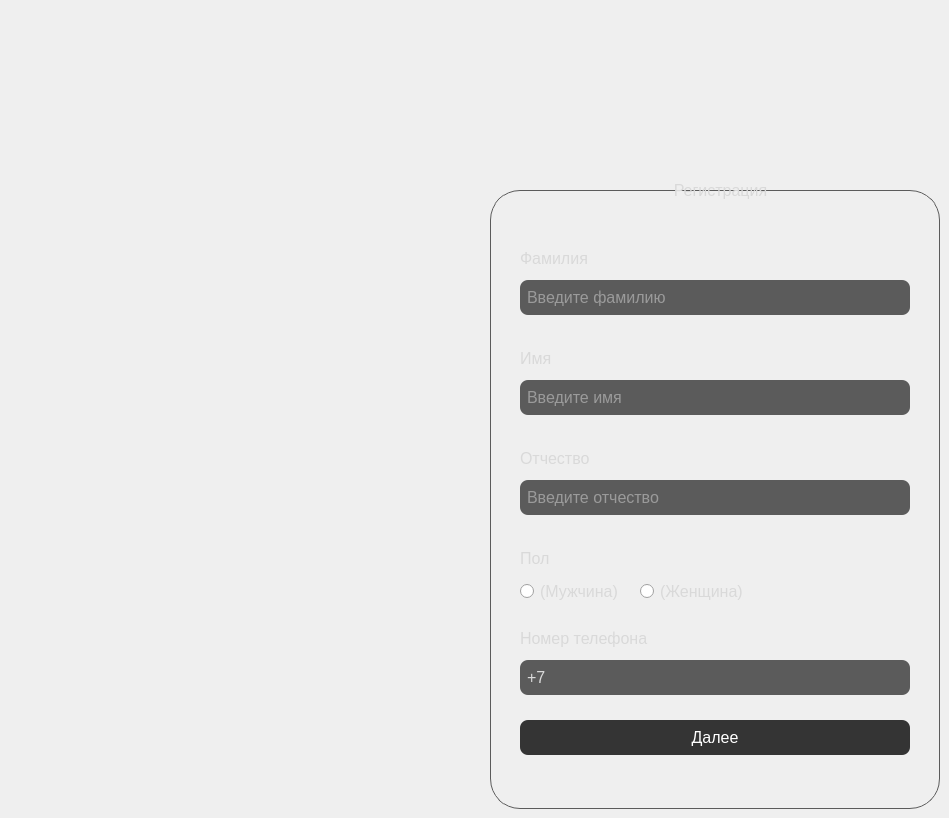
    <widget class="QWidget" name="register_page_1">
     <widget class="QFrame" name="register_page_1_frame">
      <property name="geometry">
       <rect>
        <x>490</x>
        <y>190</y>
        <width>450</width>
        <height>619</height>
       </rect>
      </property>
      <property name="sizePolicy">
       <sizepolicy hsizetype="Expanding" vsizetype="Expanding">
        <horstretch>0</horstretch>
        <verstretch>0</verstretch>
       </sizepolicy>
      </property>
      <property name="minimumSize">
       <size>
        <width>450</width>
        <height>320</height>
       </size>
      </property>
      <property name="maximumSize">
       <size>
        <width>350</width>
        <height>16777215</height>
       </size>
      </property>
      <property name="styleSheet">
       <string notr="true">border: 1px solid rgb(91, 91, 91);
border-radius: 30px;</string>
      </property>
      <property name="frameShape">
       <enum>QFrame::StyledPanel</enum>
      </property>
      <property name="frameShadow">
       <enum>QFrame::Raised</enum>
      </property>
      <widget class="QWidget" name="register_page_1_surname" native="true">
       <property name="geometry">
        <rect>
         <x>30</x>
         <y>30</y>
         <width>399</width>
         <height>101</height>
        </rect>
       </property>
       <property name="minimumSize">
        <size>
         <width>0</width>
         <height>101</height>
        </size>
       </property>
       <property name="styleSheet">
        <string notr="true">border: none</string>
       </property>
       <widget class="QLabel" name="register_page_1_surname_label">
        <property name="geometry">
         <rect>
          <x>0</x>
          <y>30</y>
          <width>91</width>
          <height>17</height>
         </rect>
        </property>
        <property name="minimumSize">
         <size>
          <width>0</width>
          <height>17</height>
         </size>
        </property>
        <property name="font">
         <font>
          <pointsize>12</pointsize>
         </font>
        </property>
        <property name="styleSheet">
         <string notr="true">color: rgb(217, 217, 217);</string>
        </property>
        <property name="text">
         <string>Фамилия</string>
        </property>
       </widget>
       <widget class="QLineEdit" name="register_page_1_surname_lineedit">
        <property name="geometry">
         <rect>
          <x>0</x>
          <y>60</y>
          <width>390</width>
          <height>35</height>
         </rect>
        </property>
        <property name="minimumSize">
         <size>
          <width>0</width>
          <height>35</height>
         </size>
        </property>
        <property name="font">
         <font>
          <pointsize>12</pointsize>
         </font>
        </property>
        <property name="styleSheet">
         <string notr="true">color: rgb(217, 217, 217);
border-color: rgb(66, 66, 66);
background-color: rgb(91, 91, 91);
border-radius: 8px;
padding: 5px;
box-sizing: border-box;</string>
        </property>
        <property name="text">
         <string/>
        </property>
        <property name="placeholderText">
         <string>Введите фамилию</string>
        </property>
       </widget>
      </widget>
      <widget class="QWidget" name="register_page_1_name" native="true">
       <property name="geometry">
        <rect>
         <x>30</x>
         <y>130</y>
         <width>399</width>
         <height>101</height>
        </rect>
       </property>
       <property name="minimumSize">
        <size>
         <width>0</width>
         <height>101</height>
        </size>
       </property>
       <property name="styleSheet">
        <string notr="true">border: none</string>
       </property>
       <widget class="QLabel" name="register_page_1_name_label">
        <property name="geometry">
         <rect>
          <x>0</x>
          <y>30</y>
          <width>67</width>
          <height>17</height>
         </rect>
        </property>
        <property name="minimumSize">
         <size>
          <width>0</width>
          <height>17</height>
         </size>
        </property>
        <property name="font">
         <font>
          <pointsize>12</pointsize>
         </font>
        </property>
        <property name="styleSheet">
         <string notr="true">color: rgb(217, 217, 217);</string>
        </property>
        <property name="text">
         <string>Имя</string>
        </property>
       </widget>
       <widget class="QLineEdit" name="register_page_1_name_lineeditr">
        <property name="geometry">
         <rect>
          <x>0</x>
          <y>60</y>
          <width>390</width>
          <height>35</height>
         </rect>
        </property>
        <property name="minimumSize">
         <size>
          <width>0</width>
          <height>35</height>
         </size>
        </property>
        <property name="font">
         <font>
          <pointsize>12</pointsize>
         </font>
        </property>
        <property name="styleSheet">
         <string notr="true">color: rgb(217, 217, 217);
border-color: rgb(66, 66, 66);
background-color: rgb(91, 91, 91);
border-radius: 8px;
padding: 5px;</string>
        </property>
        <property name="text">
         <string/>
        </property>
        <property name="echoMode">
         <enum>QLineEdit::Password</enum>
        </property>
        <property name="placeholderText">
         <string>Введите имя</string>
        </property>
       </widget>
      </widget>
      <widget class="QWidget" name="register_page_1_btn_w" native="true">
       <property name="geometry">
        <rect>
         <x>30</x>
         <y>500</y>
         <width>399</width>
         <height>91</height>
        </rect>
       </property>
       <property name="minimumSize">
        <size>
         <width>0</width>
         <height>91</height>
        </size>
       </property>
       <property name="styleSheet">
        <string notr="true">border: none</string>
       </property>
       <widget class="QPushButton" name="register_page_1_btn_btn">
        <property name="enabled">
         <bool>true</bool>
        </property>
        <property name="geometry">
         <rect>
          <x>0</x>
          <y>30</y>
          <width>390</width>
          <height>35</height>
         </rect>
        </property>
        <property name="minimumSize">
         <size>
          <width>0</width>
          <height>35</height>
         </size>
        </property>
        <property name="maximumSize">
         <size>
          <width>16777215</width>
          <height>10000</height>
         </size>
        </property>
        <property name="font">
         <font>
          <pointsize>12</pointsize>
         </font>
        </property>
        <property name="styleSheet">
         <string notr="true">QPushButton {
	background-color:rgb(52, 52, 52);
	border-color: rgb(66, 66, 66);
	color: rgb(255, 255, 255);
	border-radius: 8px;	
}
QPushButton:hover {
    background-color: rgba(255, 255, 255, 0.3);
	color: rgb(52, 52, 52);
	cursor: hand;
}</string>
        </property>
        <property name="text">
         <string>Далее</string>
        </property>
        <property name="iconSize">
         <size>
          <width>16</width>
          <height>16</height>
         </size>
        </property>
        <property name="autoDefault">
         <bool>false</bool>
        </property>
        <property name="default">
         <bool>false</bool>
        </property>
        <property name="flat">
         <bool>false</bool>
        </property>
       </widget>
      </widget>
      <widget class="QWidget" name="register_page_1_patronymic" native="true">
       <property name="geometry">
        <rect>
         <x>30</x>
         <y>230</y>
         <width>399</width>
         <height>101</height>
        </rect>
       </property>
       <property name="minimumSize">
        <size>
         <width>0</width>
         <height>101</height>
        </size>
       </property>
       <property name="styleSheet">
        <string notr="true">border: none</string>
       </property>
       <widget class="QLabel" name="register_page_1_patronymic_label">
        <property name="geometry">
         <rect>
          <x>0</x>
          <y>30</y>
          <width>91</width>
          <height>17</height>
         </rect>
        </property>
        <property name="minimumSize">
         <size>
          <width>0</width>
          <height>17</height>
         </size>
        </property>
        <property name="font">
         <font>
          <pointsize>12</pointsize>
         </font>
        </property>
        <property name="styleSheet">
         <string notr="true">color: rgb(217, 217, 217);</string>
        </property>
        <property name="text">
         <string>Отчество</string>
        </property>
       </widget>
       <widget class="QLineEdit" name="register_page_1_patronymic_lineedit">
        <property name="geometry">
         <rect>
          <x>0</x>
          <y>60</y>
          <width>390</width>
          <height>35</height>
         </rect>
        </property>
        <property name="minimumSize">
         <size>
          <width>0</width>
          <height>35</height>
         </size>
        </property>
        <property name="font">
         <font>
          <pointsize>12</pointsize>
         </font>
        </property>
        <property name="styleSheet">
         <string notr="true">color: rgb(217, 217, 217);
border-color: rgb(66, 66, 66);
background-color: rgb(91, 91, 91);
border-radius: 8px;
padding: 5px;</string>
        </property>
        <property name="text">
         <string/>
        </property>
        <property name="placeholderText">
         <string>Введите отчество</string>
        </property>
       </widget>
      </widget>
      <widget class="QWidget" name="register_page_1_number" native="true">
       <property name="geometry">
        <rect>
         <x>30</x>
         <y>410</y>
         <width>399</width>
         <height>101</height>
        </rect>
       </property>
       <property name="minimumSize">
        <size>
         <width>0</width>
         <height>101</height>
        </size>
       </property>
       <property name="styleSheet">
        <string notr="true">border: none</string>
       </property>
       <widget class="QLabel" name="register_page_1_number_label">
        <property name="geometry">
         <rect>
          <x>0</x>
          <y>30</y>
          <width>231</width>
          <height>17</height>
         </rect>
        </property>
        <property name="minimumSize">
         <size>
          <width>0</width>
          <height>17</height>
         </size>
        </property>
        <property name="font">
         <font>
          <pointsize>12</pointsize>
         </font>
        </property>
        <property name="styleSheet">
         <string notr="true">color: rgb(217, 217, 217);</string>
        </property>
        <property name="text">
         <string>Номер телефона</string>
        </property>
       </widget>
       <widget class="QLineEdit" name="register_page_1_number_lineedit">
        <property name="geometry">
         <rect>
          <x>0</x>
          <y>60</y>
          <width>390</width>
          <height>35</height>
         </rect>
        </property>
        <property name="minimumSize">
         <size>
          <width>0</width>
          <height>35</height>
         </size>
        </property>
        <property name="font">
         <font>
          <pointsize>12</pointsize>
         </font>
        </property>
        <property name="styleSheet">
         <string notr="true">color: rgb(217, 217, 217);
border-color: rgb(66, 66, 66);
background-color: rgb(91, 91, 91);
border-radius: 8px;
padding: 5px;</string>
        </property>
        <property name="text">
         <string>+7</string>
        </property>
        <property name="placeholderText">
         <string>Введите номер телефона</string>
        </property>
       </widget>
      </widget>
      <widget class="QWidget" name="register_page_1_sex" native="true">
       <property name="geometry">
        <rect>
         <x>30</x>
         <y>340</y>
         <width>401</width>
         <height>80</height>
        </rect>
       </property>
       <property name="styleSheet">
        <string notr="true">border: none</string>
       </property>
       <widget class="QRadioButton" name="register_page_1_sex_female">
        <property name="geometry">
         <rect>
          <x>120</x>
          <y>50</y>
          <width>112</width>
          <height>23</height>
         </rect>
        </property>
        <property name="font">
         <font>
          <pointsize>12</pointsize>
         </font>
        </property>
        <property name="styleSheet">
         <string notr="true">border: none;
color: rgb(217, 217, 217);</string>
        </property>
        <property name="text">
         <string>(Женщина)</string>
        </property>
       </widget>
       <widget class="QLabel" name="register_page_1_sex_label">
        <property name="geometry">
         <rect>
          <x>0</x>
          <y>20</y>
          <width>91</width>
          <height>17</height>
         </rect>
        </property>
        <property name="minimumSize">
         <size>
          <width>0</width>
          <height>17</height>
         </size>
        </property>
        <property name="font">
         <font>
          <pointsize>12</pointsize>
         </font>
        </property>
        <property name="styleSheet">
         <string notr="true">color: rgb(217, 217, 217);
border: none
</string>
        </property>
        <property name="text">
         <string>Пол</string>
        </property>
       </widget>
       <widget class="QRadioButton" name="register_page_1_sex_male">
        <property name="geometry">
         <rect>
          <x>0</x>
          <y>50</y>
          <width>116</width>
          <height>23</height>
         </rect>
        </property>
        <property name="font">
         <font>
          <pointsize>12</pointsize>
         </font>
        </property>
        <property name="styleSheet">
         <string notr="true">border: none;
color: rgb(217, 217, 217);</string>
        </property>
        <property name="text">
         <string>(Мужчина)</string>
        </property>
       </widget>
      </widget>
      <zorder>register_page_1_sex</zorder>
      <zorder>register_page_1_surname</zorder>
      <zorder>register_page_1_name</zorder>
      <zorder>register_page_1_btn_w</zorder>
      <zorder>register_page_1_patronymic</zorder>
      <zorder>register_page_1_number</zorder>
     </widget>
     <widget class="QLabel" name="register_page_1_header">
      <property name="geometry">
       <rect>
        <x>650</x>
        <y>180</y>
        <width>141</width>
        <height>20</height>
       </rect>
      </property>
      <property name="font">
       <font>
        <pointsize>12</pointsize>
       </font>
      </property>
      <property name="styleSheet">
       <string notr="true">border: none;
color: rgb(217, 217, 217)</string>
      </property>
      <property name="text">
       <string>Регистрация</string>
      </property>
      <property name="alignment">
       <set>Qt::AlignCenter</set>
      </property>
     </widget>
    </widget>
